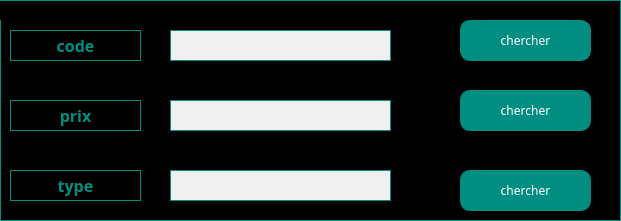
            <widget class="QGroupBox" name="groupBox_5">
             <property name="geometry">
              <rect>
               <x>30</x>
               <y>30</y>
               <width>621</width>
               <height>221</height>
              </rect>
             </property>
             <property name="palette">
              <palette>
               <active>
                <colorrole role="WindowText">
                 <brush brushstyle="SolidPattern">
                  <color alpha="255">
                   <red>0</red>
                   <green>0</green>
                   <blue>0</blue>
                  </color>
                 </brush>
                </colorrole>
                <colorrole role="Button">
                 <brush brushstyle="SolidPattern">
                  <color alpha="255">
                   <red>0</red>
                   <green>0</green>
                   <blue>0</blue>
                  </color>
                 </brush>
                </colorrole>
                <colorrole role="Text">
                 <brush brushstyle="SolidPattern">
                  <color alpha="255">
                   <red>0</red>
                   <green>0</green>
                   <blue>0</blue>
                  </color>
                 </brush>
                </colorrole>
                <colorrole role="ButtonText">
                 <brush brushstyle="SolidPattern">
                  <color alpha="255">
                   <red>0</red>
                   <green>0</green>
                   <blue>0</blue>
                  </color>
                 </brush>
                </colorrole>
                <colorrole role="Base">
                 <brush brushstyle="SolidPattern">
                  <color alpha="255">
                   <red>0</red>
                   <green>0</green>
                   <blue>0</blue>
                  </color>
                 </brush>
                </colorrole>
                <colorrole role="Window">
                 <brush brushstyle="SolidPattern">
                  <color alpha="255">
                   <red>0</red>
                   <green>0</green>
                   <blue>0</blue>
                  </color>
                 </brush>
                </colorrole>
                <colorrole role="PlaceholderText">
                 <brush brushstyle="NoBrush">
                  <color alpha="128">
                   <red>0</red>
                   <green>0</green>
                   <blue>0</blue>
                  </color>
                 </brush>
                </colorrole>
               </active>
               <inactive>
                <colorrole role="WindowText">
                 <brush brushstyle="SolidPattern">
                  <color alpha="255">
                   <red>0</red>
                   <green>0</green>
                   <blue>0</blue>
                  </color>
                 </brush>
                </colorrole>
                <colorrole role="Button">
                 <brush brushstyle="SolidPattern">
                  <color alpha="255">
                   <red>0</red>
                   <green>0</green>
                   <blue>0</blue>
                  </color>
                 </brush>
                </colorrole>
                <colorrole role="Text">
                 <brush brushstyle="SolidPattern">
                  <color alpha="255">
                   <red>0</red>
                   <green>0</green>
                   <blue>0</blue>
                  </color>
                 </brush>
                </colorrole>
                <colorrole role="ButtonText">
                 <brush brushstyle="SolidPattern">
                  <color alpha="255">
                   <red>0</red>
                   <green>0</green>
                   <blue>0</blue>
                  </color>
                 </brush>
                </colorrole>
                <colorrole role="Base">
                 <brush brushstyle="SolidPattern">
                  <color alpha="255">
                   <red>0</red>
                   <green>0</green>
                   <blue>0</blue>
                  </color>
                 </brush>
                </colorrole>
                <colorrole role="Window">
                 <brush brushstyle="SolidPattern">
                  <color alpha="255">
                   <red>0</red>
                   <green>0</green>
                   <blue>0</blue>
                  </color>
                 </brush>
                </colorrole>
                <colorrole role="PlaceholderText">
                 <brush brushstyle="NoBrush">
                  <color alpha="128">
                   <red>0</red>
                   <green>0</green>
                   <blue>0</blue>
                  </color>
                 </brush>
                </colorrole>
               </inactive>
               <disabled>
                <colorrole role="WindowText">
                 <brush brushstyle="SolidPattern">
                  <color alpha="255">
                   <red>0</red>
                   <green>0</green>
                   <blue>0</blue>
                  </color>
                 </brush>
                </colorrole>
                <colorrole role="Button">
                 <brush brushstyle="SolidPattern">
                  <color alpha="255">
                   <red>0</red>
                   <green>0</green>
                   <blue>0</blue>
                  </color>
                 </brush>
                </colorrole>
                <colorrole role="Text">
                 <brush brushstyle="SolidPattern">
                  <color alpha="255">
                   <red>0</red>
                   <green>0</green>
                   <blue>0</blue>
                  </color>
                 </brush>
                </colorrole>
                <colorrole role="ButtonText">
                 <brush brushstyle="SolidPattern">
                  <color alpha="255">
                   <red>0</red>
                   <green>0</green>
                   <blue>0</blue>
                  </color>
                 </brush>
                </colorrole>
                <colorrole role="Base">
                 <brush brushstyle="SolidPattern">
                  <color alpha="255">
                   <red>0</red>
                   <green>0</green>
                   <blue>0</blue>
                  </color>
                 </brush>
                </colorrole>
                <colorrole role="Window">
                 <brush brushstyle="SolidPattern">
                  <color alpha="255">
                   <red>0</red>
                   <green>0</green>
                   <blue>0</blue>
                  </color>
                 </brush>
                </colorrole>
                <colorrole role="PlaceholderText">
                 <brush brushstyle="NoBrush">
                  <color alpha="128">
                   <red>0</red>
                   <green>0</green>
                   <blue>0</blue>
                  </color>
                 </brush>
                </colorrole>
               </disabled>
              </palette>
             </property>
             <property name="font">
              <font>
               <family>Poppins</family>
              </font>
             </property>
             <property name="styleSheet">
              <string notr="true">border: 1px solid rgb(1, 141, 127);</string>
             </property>
             <property name="title">
              <string>chercher :</string>
             </property>
             <widget class="QPushButton" name="pb_chercher_code">
              <property name="geometry">
               <rect>
                <x>460</x>
                <y>20</y>
                <width>131</width>
                <height>41</height>
               </rect>
              </property>
              <property name="font">
               <font>
                <family>Poppins</family>
               </font>
              </property>
              <property name="styleSheet">
               <string notr="true">border: 1px solid rgb(1, 141, 127);
border-radius:10px;
background-color:rgb(1, 141, 127);
color:#fff;
text-align: center;</string>
              </property>
              <property name="text">
               <string>chercher</string>
              </property>
             </widget>
             <widget class="QLineEdit" name="le_code_ch">
              <property name="geometry">
               <rect>
                <x>170</x>
                <y>30</y>
                <width>221</width>
                <height>31</height>
               </rect>
              </property>
              <property name="styleSheet">
               <string notr="true">color: rgb(1, 141, 127);
background-color: #F0F0F0; border: 1px solid rgb(1, 141, 127); padding: 2px; </string>
              </property>
             </widget>
             <widget class="QLineEdit" name="le_prix_ch">
              <property name="geometry">
               <rect>
                <x>170</x>
                <y>100</y>
                <width>221</width>
                <height>31</height>
               </rect>
              </property>
              <property name="styleSheet">
               <string notr="true">color: rgb(1, 141, 127);
background-color: #F0F0F0; border: 1px solid rgb(1, 141, 127); padding: 2px; </string>
              </property>
             </widget>
             <widget class="QLineEdit" name="le_type_ch">
              <property name="geometry">
               <rect>
                <x>170</x>
                <y>170</y>
                <width>221</width>
                <height>31</height>
               </rect>
              </property>
              <property name="styleSheet">
               <string notr="true">color: rgb(1, 141, 127);
background-color: #F0F0F0; border: 1px solid rgb(1, 141, 127); padding: 2px; </string>
              </property>
             </widget>
             <widget class="QPushButton" name="pb_chercher_prix">
              <property name="geometry">
               <rect>
                <x>460</x>
                <y>90</y>
                <width>131</width>
                <height>41</height>
               </rect>
              </property>
              <property name="font">
               <font>
                <family>Poppins</family>
               </font>
              </property>
              <property name="styleSheet">
               <string notr="true">border: 1px solid rgb(1, 141, 127);
border-radius:10px;
background-color:rgb(1, 141, 127);
color:#fff;
text-align: center;</string>
              </property>
              <property name="text">
               <string>chercher</string>
              </property>
             </widget>
             <widget class="QPushButton" name="pb_chercher_type">
              <property name="geometry">
               <rect>
                <x>460</x>
                <y>170</y>
                <width>131</width>
                <height>41</height>
               </rect>
              </property>
              <property name="font">
               <font>
                <family>Poppins</family>
               </font>
              </property>
              <property name="styleSheet">
               <string notr="true">border: 1px solid rgb(1, 141, 127);
border-radius:10px;
background-color:rgb(1, 141, 127);
color:#fff;
text-align: center;</string>
              </property>
              <property name="text">
               <string>chercher</string>
              </property>
             </widget>
             <widget class="QLabel" name="label_38">
              <property name="geometry">
               <rect>
                <x>10</x>
                <y>30</y>
                <width>131</width>
                <height>31</height>
               </rect>
              </property>
              <property name="font">
               <font>
                <family>Poppins</family>
                <pointsize>12</pointsize>
                <weight>75</weight>
                <bold>true</bold>
               </font>
              </property>
              <property name="styleSheet">
               <string notr="true">color: rgb(1, 141, 127);border: 1px solid rgb(1, 141, 127); </string>
              </property>
              <property name="text">
               <string>code</string>
              </property>
              <property name="alignment">
               <set>Qt::AlignCenter</set>
              </property>
             </widget>
             <widget class="QLabel" name="label_39">
              <property name="geometry">
               <rect>
                <x>10</x>
                <y>170</y>
                <width>131</width>
                <height>31</height>
               </rect>
              </property>
              <property name="font">
               <font>
                <family>Poppins</family>
                <pointsize>12</pointsize>
                <weight>75</weight>
                <bold>true</bold>
               </font>
              </property>
              <property name="styleSheet">
               <string notr="true">color: rgb(1, 141, 127);border: 1px solid rgb(1, 141, 127); </string>
              </property>
              <property name="text">
               <string>type</string>
              </property>
              <property name="alignment">
               <set>Qt::AlignCenter</set>
              </property>
             </widget>
             <widget class="QLabel" name="label_40">
              <property name="geometry">
               <rect>
                <x>10</x>
                <y>100</y>
                <width>131</width>
                <height>31</height>
               </rect>
              </property>
              <property name="font">
               <font>
                <family>Poppins</family>
                <pointsize>12</pointsize>
                <weight>75</weight>
                <bold>true</bold>
               </font>
              </property>
              <property name="styleSheet">
               <string notr="true">color: rgb(1, 141, 127);border: 1px solid rgb(1, 141, 127); </string>
              </property>
              <property name="text">
               <string>prix</string>
              </property>
              <property name="alignment">
               <set>Qt::AlignCenter</set>
              </property>
             </widget>
            </widget>
